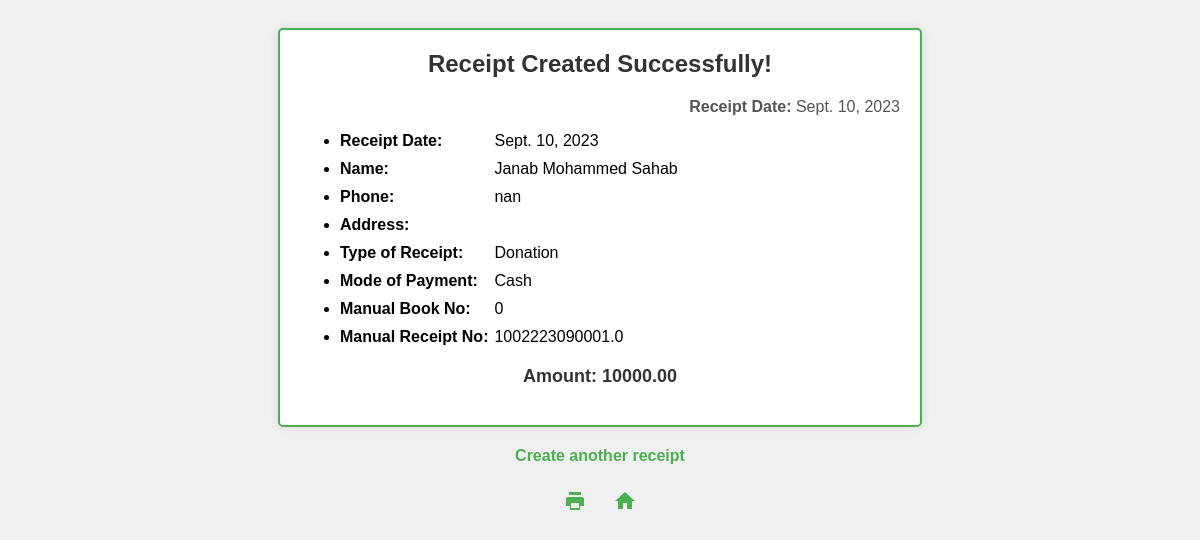
The page /receipt-success/594343/ on the database its author committed.
### accounts/models.py (models this page shows)
class Receipt(models.Model):
    PAYMENT_CHOICES = [
        ('Cash', 'Cash'),
        ('UPI', 'UPI'),
        ('Bank Transfer', 'Bank Transfer'),
        ('Cheque', 'Cheque'),
    ]
    TYPE_CHOICES = [
        ('Donation', 'Donation'),
        ('Sadqa', 'Sadqa'),
        ('Zakat', 'Zakat'),
        ('Atiya', 'Atiya'),
        ('Fidiya', 'Fidiya'),
        ('Tasdeeq-Nama', 'Tasdeeq-Nama'),
        ('Isala-e-Sawab', 'Isala-e-Sawab'),
        ('Payment Return', 'Payment Return'),  # Added Payment Return
        ('Salary Return', 'Salary Return'),    # Added Salary Return
    ]
    manual_book_no = models.PositiveIntegerField(blank=True, null=True)
    manual_receipt_no = models.CharField(max_length=15, blank=True, null=True)
    name = models.CharField(max_length=100, blank=True, null=True)
    phone = models.CharField(max_length=20, blank=True, null=True)
    address = models.CharField(max_length=300, blank=True, null=True)
    type_of_receipt = models.CharField(max_length=50, choices=TYPE_CHOICES, default='Donation')
    mode_of_payment = models.CharField(max_length=20, choices=PAYMENT_CHOICES, default='Cash')
    transaction_id = models.CharField(max_length=15, blank=True, null=True)
    cheque_number = models.CharField(max_length=15, blank=True, null=True)
    amount = models.DecimalField(max_digits=10, decimal_places=2, validators=[MinValueValidator(0)])
    receipt_date = models.DateField(default=date.today)
    class Meta:
        unique_together = ('manual_book_no', 'manual_receipt_no')

### accounts/views.py (the view)
# urls.py: path('receipt-success/<int:receipt_id>/', views.receipt_success, name='receipt_success'),
def receipt_success(request, receipt_id):
    receipt = get_object_or_404(Receipt, id=receipt_id)
    return render(request, 'receipt_success.html', {'receipt': receipt})

### accounts/templates/receipt_success.html (shortened to what this page needs)
<!DOCTYPE html>
<html>
<head>
</head>
<body>
    <div class="receipt-container">
        <div class="receipt-header">
            <h1>Receipt Created Successfully!</h1>
        </div>
        <div class="receipt-date">
            <p><strong>Receipt Date:</strong> {{ receipt.receipt_date }}</p>
        </div>
        <div class="receipt-details">
            <ul>
                <li><strong>Receipt Date:</strong> {{ receipt.receipt_date }}</li>
                <li><strong>Name:</strong> {{ receipt.name }}</li>
                <li><strong>Phone:</strong> {{ receipt.phone }}</li>
                <li><strong>Address:</strong> {{ receipt.address }}</li>
                <li><strong>Type of Receipt:</strong> {{ receipt.type_of_receipt }}</li>
                <li><strong>Mode of Payment:</strong> {{ receipt.get_mode_of_payment_display }}</li>
                {% if receipt.mode_of_payment == 'Cash' %}
                    <li><strong>Manual Book No:</strong> {{ receipt.manual_book_no }}</li>
                    <li><strong>Manual Receipt No:</strong> {{ receipt.manual_receipt_no }}</li>
                {% elif receipt.mode_of_payment == 'UPI' or receipt.mode_of_payment == 'Bank Transfer' %}
                    <li><strong>Manual Receipt No:</strong> {{ receipt.manual_receipt_no }}</li>
                    <li><strong>Transaction ID:</strong> {{ receipt.transaction_id }}</li>
                {% elif receipt.mode_of_payment == 'Cheque' %}
                    <li><strong>Manual Receipt No:</strong> {{ receipt.manual_receipt_no }}</li>
                    <li><strong>Cheque Number:</strong> {{ receipt.cheque_number }}</li>
                {% endif %}
            </ul>
        </div>
        <div class="receipt-amount">
            <p><strong>Amount:</strong> {{ receipt.amount }}</p>
        </div>
    </div>
    <div class="create-another-link">
        <a href="{% url 'create_receipt' %}">Create another receipt</a>
    </div>
    <div class="icon-links">
        <a href="javascript:window.print();" title="Print">
            <svg class="icon" xmlns="http://www.w3.org/2000/svg" viewBox="0 0 24 24"><path d="M19 8H5c-1.1 0-2 .9-2 2v7h4v4h10v-4h4v-7c0-1.1-.9-2-2-2zM16 19H8v-5h8v5zm2-13H6V3h12v3z"/></svg>
        </a>
        <a href="/" title="Home">
            <svg class="icon" xmlns="http://www.w3.org/2000/svg" viewBox="0 0 24 24"><path d="M10 20v-6h4v6h5v-8h3L12 3 2 12h3v8z"/></svg>
        </a>
    </div>
</body>
</html>

### accounts/templates/receipt_success.html (style rules this page uses)
body { font-family: Arial, sans-serif; background-color: #f0f0f0; padding: 20px; }
.receipt-container { background-color: #fff; max-width: 600px; margin: 0 auto; padding: 20px; border: 1px solid #ccc; border-radius: 5px; box-shadow: 0 0 10px rgba(0,0,0,0.1); border: 2px solid #4CAF50; }
.receipt-header { text-align: center; margin-bottom: 20px; }
.receipt-header h1 { color: #333; font-size: 24px; margin: 0; }
.receipt-details { list-style-type: none; padding: 0; margin: 0; }
.receipt-details li { margin-bottom: 10px; }
.receipt-details li strong { display: inline-block; width: 150px; font-weight: bold; }
.receipt-amount { margin-top: 20px; text-align: center; font-size: 18px; font-weight: bold; color: #333; }
.receipt-date { text-align: right; margin-top: 20px; color: #555; }
.create-another-link { display: block; margin-top: 20px; text-align: center; }
.create-another-link a { color: #4CAF50; text-decoration: none; font-weight: bold; }
.icon-links { text-align: center; margin-top: 20px; }
.icon-links a { margin: 0 10px; color: #4CAF50; text-decoration: none; font-size: 24px; }
.icon { width: 24px; height: 24px; fill: #4CAF50; vertical-align: middle; }

### rows shown on the page
Receipt: receipt_date "Sept. 10, 2023", name "Janab Mohammed Sahab", phone "nan", type_of_receipt "Donation", mode_of_payment "Cash", manual_book_no "0", manual_receipt_no "1002223090001.0", amount "10000.00"
